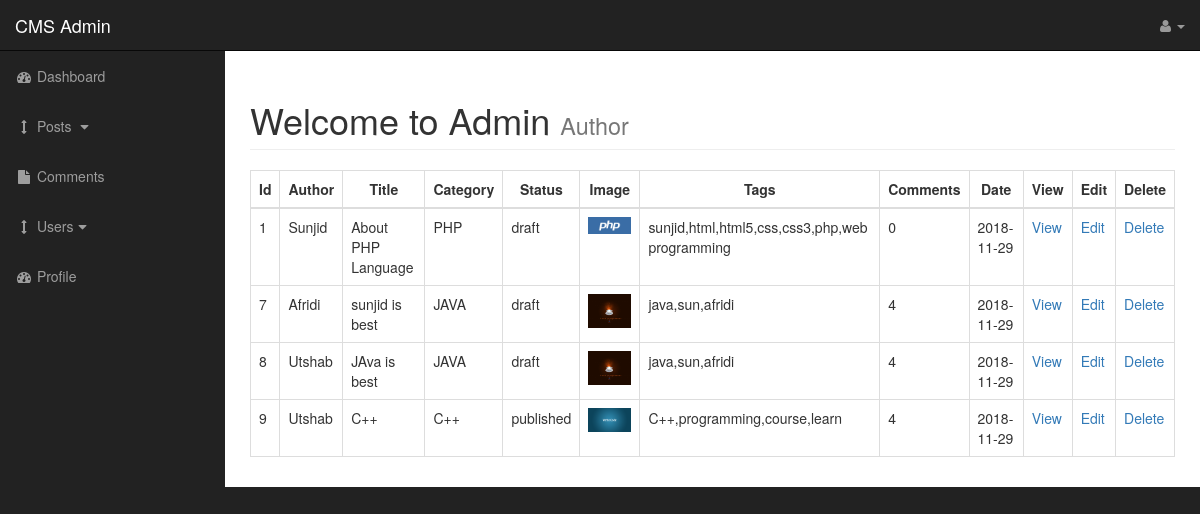
The page /admin/posts.php on the database its author committed.
### tables this page shows
CREATE TABLE `posts` (
  `post_id` int(3) NOT NULL,
  `post_category_id` int(3) NOT NULL,
  `post_title` varchar(255) NOT NULL,
  `post_author` varchar(255) NOT NULL,
  `post_date` date NOT NULL,
  `post_image` text NOT NULL,
  `post_content` text NOT NULL,
  `post_tags` varchar(255) NOT NULL,
  `post_comment_count` int(11) NOT NULL,
  `post_status` varchar(255) NOT NULL DEFAULT 'draft'
);

CREATE TABLE `categories` (
  `cat_id` int(3) NOT NULL,
  `cat_title` varchar(255) NOT NULL
);

### admin/includes/view_all_posts.php (the view, shortened to what this page needs)
 <table class="table table-bordered table-hover">
    <thead>
        <tr>
            <th style="text-align:center">Id</th>
            <th style="text-align:center">Author</th>
            <th style="text-align:center">Title</th>
            <th style="text-align:center">Category</th>
            <th style="text-align:center">Status</th>
            <th style="text-align:center">Image</th>
            <th style="text-align:center">Tags</th>
            <th style="text-align:center">Comments</th>
            <th style="text-align:center">Date</th>
            <th style="text-align:center">View</th>
            <th style="text-align:center">Edit</th>
            <th style="text-align:center">Delete</th>
        </tr>
    </thead>
    <tbody>
        <?php
            $query="SELECT * FROM posts ";
            $select_posts=mysqli_query($connection, $query);
            while($row=mysqli_fetch_assoc($select_posts)){
                $post_id= $row['post_id'];
                $post_category_id= $row['post_category_id'];
                $post_title= $row['post_title'];
                $post_author= $row['post_author'];
                $post_date= $row['post_date'];
                $post_image= $row['post_image'];
                $post_tags= $row['post_tags'];
                $post_status=$row['post_status'];
                $post_comment_count= $row['post_comment_count'];
                echo "<tr>";
                echo "<td>$post_id</td>";
                echo "<td>$post_author</td>";
                echo "<td>$post_title</td>";
                $query="SELECT * FROM categories WHERE cat_id = {$post_category_id} ";
                $edit_categories=mysqli_query($connection, $query);
                while($row=mysqli_fetch_assoc($edit_categories)){
                    $cat_title=$row['cat_title'];
                    echo "<td>{$cat_title}</td>";
                }
                echo "<td>$post_status</td>";
                echo "<td><img width='100' class='img-responsive' src='../images/$post_image' alt='image'></td>";
                echo "<td>$post_tags</td>";
                echo "<td>$post_comment_count</td>";
                echo "<td>$post_date</td>";
                echo "<td><a href='../post.php?p_id={$post_id}'>View</a></td>";
                echo "<td><a href='posts.php?source=edit_post&p_id={$post_id}'>Edit</a></td>";
                echo "<td><a href='posts.php?delete={$post_id}'>Delete</a></td>";
                echo "</tr>";
            }
        ?>
    </tbody>
</table>

### admin/css/sb-admin.css (style rules this page uses)
body { margin-top: 100px; background-color: #222; }
@media (min-width:768px) { body { margin-top: 50px; } }

### rows shown on the page
posts: post_id "1", post_author "Sunjid", post_title "About PHP Language", post_status "draft", post_image (picture), post_tags "sunjid,html,html5,css,css3,php,web programming", post_comment_count "0", post_date "2018-11-29"
categories: cat_title "PHP"
posts: post_id "7", post_author "Afridi", post_title "sunjid is best", post_status "draft", post_image (picture), post_tags "java,sun,afridi", post_comment_count "4", post_date "2018-11-29"
categories: cat_title "JAVA"
posts: post_id "8", post_author "Utshab", post_title "JAva is best", post_status "draft", post_image (picture), post_tags "java,sun,afridi", post_comment_count "4", post_date "2018-11-29"
posts: post_id "9", post_author "Utshab", post_title "C++", post_status "published", post_image (picture), post_tags "C++,programming,course,learn", post_comment_count "4", post_date "2018-11-29"
categories: cat_title "C++"
